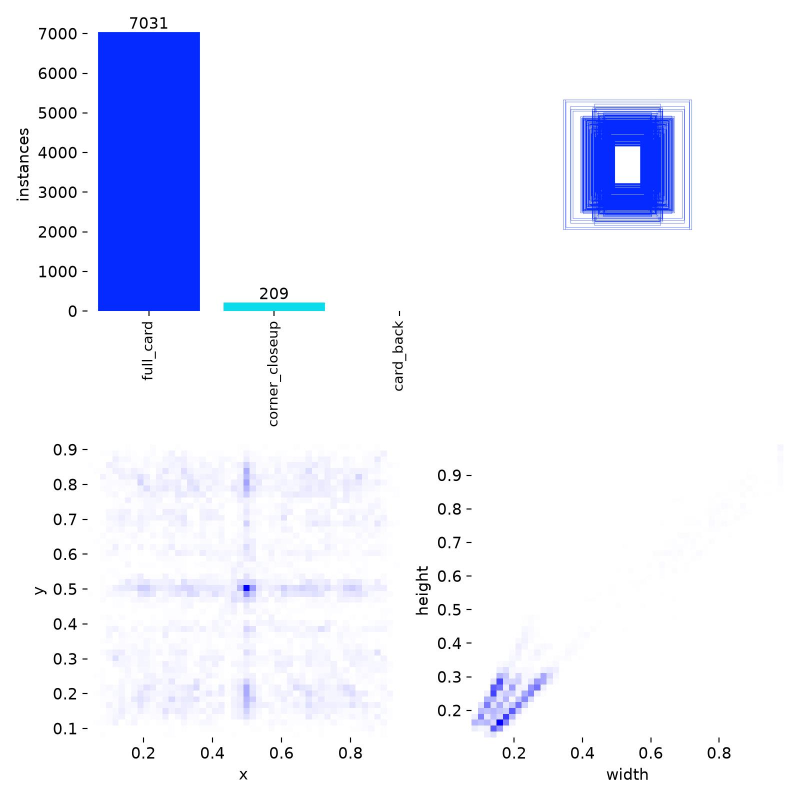
#> input picture tools/vellum-ai/models/card_detect_v2/labels.jpg, 1600 x 1600 px, found by its file name (shown at 1/2 size)
$ python bootstrap_from_inbox.py
#> lines starting #> are read from the running program, lines starting #| are printed output that depends on the picture; after the words box and inside, x2 and y2 are one past the last pixel; in counts of white or black regions, pixels touching at a corner belong together; pictures that were not available may be replaced by others from this repository, and a replacement may not be noted
#> in bootstrap, bgr is the input picture: shape (1600, 1600, 3); mean B, G, R 252.5, 239.2, 236.8
#!/usr/bin/env python3
"""Bootstrap YOLO labels from a flat inbox of stand / corner / back photos.

Class taxonomy (must match dataset.yaml):
  0 full_card       — entire card face visible (listing / identity front)
  1 corner_closeup  — partial / macro corner (never a front)
  2 card_back       — English Pokémon reverse

Heuristics mirror the Node shotKind signals (edge span, blue field, fill)
so training data teaches the detector the same corner≠front distinction.
"""

from __future__ import annotations

import argparse
import random
from pathlib import Path
from typing import List, Optional, Tuple

import cv2
import numpy as np

HERE = Path(__file__).resolve().parent
DEFAULT_DATA = HERE.parent.parent.parent / "data" / "vellum-detect"
DEFAULT_INBOX = Path.home() / "PokemonCardsInbox"

CLASS_FULL = 0
CLASS_CORNER = 1
CLASS_BACK = 2


def _yolo_line(cls: int, xc: float, yc: float, bw: float, bh: float) -> str:
    return f"{cls} {xc:.6f} {yc:.6f} {bw:.6f} {bh:.6f}\n"


def _clamp_box(xc: float, yc: float, bw: float, bh: float) -> Tuple[float, float, float, float]:
    bw = min(max(bw, 1e-3), 0.999)
    bh = min(max(bh, 1e-3), 0.999)
    xc = min(max(xc, bw / 2), 1 - bw / 2)
    yc = min(max(yc, bh / 2), 1 - bh / 2)
    return xc, yc, bw, bh


def estimate_card_bbox_xywh(image_bgr: np.ndarray) -> Tuple[float, float, float, float]:
    """Return YOLO-normalized xc yc w h for the main non-background region."""
    h, w = image_bgr.shape[:2]
    small = cv2.resize(image_bgr, (160, 210), interpolation=cv2.INTER_AREA)
    gray = cv2.cvtColor(small, cv2.COLOR_BGR2GRAY)
    # Adaptive: darkest 15% as mat-ish background
    thr = float(np.percentile(gray, 15)) + 18.0
    thr = min(max(thr, 35.0), 90.0)
    mask = (gray >= thr).astype(np.uint8) * 255
    mask = cv2.morphologyEx(mask, cv2.MORPH_CLOSE, np.ones((5, 5), np.uint8), iterations=2)
    contours, _ = cv2.findContours(mask, cv2.RETR_EXTERNAL, cv2.CHAIN_APPROX_SIMPLE)
    if not contours:
        return 0.5, 0.5, 0.7, 0.85
    contour = max(contours, key=cv2.contourArea)
    x, y, bw, bh = cv2.boundingRect(contour)
    # Map back to original normalized coords
    sx, sy = w / small.shape[1], h / small.shape[0]
    x1, y1 = x * sx, y * sy
    x2, y2 = (x + bw) * sx, (y + bh) * sy
    # Pad slightly
    pad_x, pad_y = 0.02 * w, 0.02 * h
    x1 = max(0, x1 - pad_x)
    y1 = max(0, y1 - pad_y)
    x2 = min(w, x2 + pad_x)
    y2 = min(h, y2 + pad_y)
    xc = ((x1 + x2) / 2) / w
    yc = ((y1 + y2) / 2) / h
    return _clamp_box(xc, yc, (x2 - x1) / w, (y2 - y1) / h)


def classify_shot_role(image_bgr: np.ndarray) -> Tuple[int, dict]:
    """Heuristic role label aligned with src/photos/shotKind.js."""
    h, w = image_bgr.shape[:2]
#> h = 1600; w = 1600
    sample = cv2.resize(image_bgr, (120, 160), interpolation=cv2.INTER_AREA)
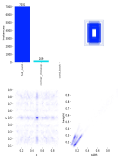
#> sample: shape (160, 120, 3); mean B, G, R 252.5, 239.2, 236.8
    sh, sw = sample.shape[:2]
#> sh = 160; sw = 120
    rgb = cv2.cvtColor(sample, cv2.COLOR_BGR2RGB).astype(np.float32)
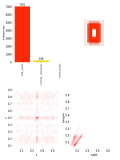
#> rgb: shape (160, 120, 3) float32; mean B, G, R 236.8, 239.2, 252.5
    gray = cv2.cvtColor(sample, cv2.COLOR_BGR2GRAY).astype(np.float32)

    blue = (
        (rgb[:, :, 2] > rgb[:, :, 0] + 15)
        & (rgb[:, :, 2] > rgb[:, :, 1] + 10)
        & (rgb[:, :, 2] > 60)
    )
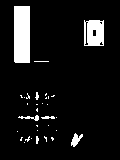
#> blue: shape (160, 120) bool; 8.8% white; 32 white regions (26 under 20 px), largest, box (x1, y1, x2, y2) and area: (14, 6, 30, 63) 911, (84, 20, 104, 46) 458, (71, 133, 83, 147) 86, (18, 115, 39, 121) 54, (41, 116, 55, 119) 32, (35, 92, 39, 100) 20
    blue_frac = float(blue.mean())
#> blue_frac = 0.0878

    y0, y1 = int(sh * 0.15), int(sh * 0.85)
#> y0 = 24; y1 = 136
    x0, x1 = int(sw * 0.15), int(sw * 0.85)
#> x0 = 18; x1 = 102
    col = np.zeros(sw, dtype=np.float32)
#> col = 120 values from 0 to 0
    row = np.zeros(sh, dtype=np.float32)
#> row = 160 values from 0 to 0
    for x in range(1, sw - 1):
        col[x] = float(np.mean(np.abs(gray[y0:y1, x] - gray[y0:y1, x - 1])))
#> after the loop, col = 120 values, max 69.33 at index 30, min 0 at index 0, mean 4.55
    for y in range(1, sh - 1):
        row[y] = float(np.mean(np.abs(gray[y, x0:x1] - gray[y - 1, x0:x1])))
#> after the loop, row = 160 values, max 36.01 at index 62, min 0 at index 0, mean 3.09

    def _smooth(arr: np.ndarray, radius: int = 2) -> np.ndarray:
#> called with arr = array of shape (120,), radius = 2
        out = np.zeros_like(arr)
#> out = 120 values from 0 to 0
        for i in range(len(arr)):
            lo, hi = max(0, i - radius), min(len(arr), i + radius + 1)
            out[i] = arr[lo:hi].mean()
#> this loop made 120 passes
#> lo on passes 1 to 12: 0, 0, 0, 1, 2, 3, 4, 5, 6, 7, 8, 9
#> after the loop, out = 120 values, max 17.75 at index 13, min 0.0607 at index 115, mean 4.55
        return out

    col_s, row_s = _smooth(col), _smooth(row)
#> the loop in _smooth (call 2), `for i in range(len(arr)):` made 160 passes
#> col_s has the same summary as out in _smooth; row_s = 160 values, max 13.23 at index 62, min 0 at index 0, mean 3.09
    left = col_s[3 : int(sw * 0.45)]
#> left = 51 values, max 17.75 at index 10, min 0.962 at index 50, mean 6.35
    right = col_s[int(sw * 0.55) : sw - 3]
#> right = 51 values, max 10.68 at index 1, min 0.0607 at index 49, mean 3.32
    top = row_s[3 : int(sh * 0.45)]
#> top = 69 values, max 13.23 at index 59, min 0 at index 7, mean 2.9
    bot = row_s[int(sh * 0.55) : sh - 3]
#> bot = 69 values, max 9.99 at index 63, min 0.36 at index 0, mean 3.95
    i_l = int(np.argmax(left)) + 3
#> i_l = 13
    i_r = int(np.argmax(right)) + int(sw * 0.55)
#> i_r = 67
    i_t = int(np.argmax(top)) + 3
#> i_t = 62
    i_b = int(np.argmax(bot)) + int(sh * 0.55)
#> i_b = 151
    width_frac = (i_r - i_l) / sw
#> width_frac = 0.45
    height_frac = (i_b - i_t) / sh
#> height_frac = 0.556
    card_aspect = width_frac / max(height_frac, 1e-3)
#> card_aspect = 0.809

    p10 = float(np.percentile(gray, 10))
#> p10 = 224
    dark_thresh = min(70.0, max(40.0, p10 + 18.0))
#> dark_thresh = 70
    nondark = gray >= dark_thresh
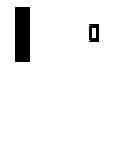
#> nondark: shape (160, 120) bool; 95% white; 2 black regions, box (x1, y1, x2, y2) and area: (15, 7, 30, 62) 825, (89, 24, 99, 42) 138
    edge = 6
    edge_mask = np.zeros_like(gray, dtype=bool)
    edge_mask[:edge, :] = True
    edge_mask[-edge:, :] = True
    edge_mask[:, :edge] = True
    edge_mask[:, -edge:] = True
    edge_card_ratio = float(nondark[edge_mask].mean()) if edge_mask.any() else 1.0
#> edge_card_ratio = 1
    ys, xs = np.where(nondark)
#> ys = 18237 values from 0 to 159; xs = 18237 values, max 119 at index 119, min 0 at index 0, mean 60.94
    if len(xs) == 0:
        offset = 0.5
        inset = False
        coverage = 0.0
    else:
        cx, cy = float(xs.mean()) / sw, float(ys.mean()) / sh
#> cx = 0.508; cy = 0.512
        offset = float(np.hypot(cx - 0.5, cy - 0.5))
#> offset = 0.0143
        inset = int(xs.min()) > 4 and int(ys.min()) > 4 and int(xs.max()) < sw - 5 and int(ys.max()) < sh - 5
#> inset = False
        coverage = float(nondark.mean())
#> coverage = 0.95

    looks_blue_back = blue_frac > 0.12 and width_frac >= 0.4
#> looks_blue_back = False
    looks_mat_front = (
        inset and 0.35 <= coverage <= 0.82 and offset < 0.12 and width_frac >= 0.55 and blue_frac < 0.12
    )
#> looks_mat_front = False
    card_aspect_ok = 0.55 <= card_aspect <= 1.05
#> card_aspect_ok = True
    looks_rect_front = (
        not looks_blue_back
        and width_frac >= 0.55
        and height_frac >= 0.55
        and card_aspect_ok
        and offset < 0.14
    )
#> looks_rect_front = False
    looks_stand_front = (
        not looks_blue_back
        and 0.58 <= width_frac <= 0.88
        and 0 < height_frac < 0.52
        and offset < 0.1
    )
#> looks_stand_front = False

    meta = {
        "blue_frac": blue_frac,
        "width_frac": width_frac,
        "height_frac": height_frac,
        "edge_card_ratio": edge_card_ratio,
        "offset": offset,
        "coverage": coverage,
    }
#> meta = {'blue_frac': 0.0878, 'width_frac': 0.45, 'height_frac': 0.556, 'edge_card_ratio': 1, 'offset': 0.0143, 'coverage': 0.95}

    if looks_blue_back:
        return CLASS_BACK, meta
    if looks_mat_front or looks_rect_front or looks_stand_front:
        return CLASS_FULL, meta
    return CLASS_CORNER, meta


def _list_images(inbox: Path) -> List[Path]:
    exts = {".jpg", ".jpeg", ".png", ".webp"}
    files = [p for p in inbox.iterdir() if p.is_file() and p.suffix.lower() in exts]
    files.sort(key=lambda p: p.name.lower())
    return files


def bootstrap(
    inbox: Path,
    data_root: Path,
    val_ratio: float = 0.2,
    seed: int = 42,
    limit: Optional[int] = None,
    clear: bool = True,
) -> dict:
    """Copy inbox images into train/val with YOLO labels. Returns counts."""
    rng = random.Random(seed)
    images = _list_images(inbox)
    if limit is not None:
        images = images[:limit]
    if not images:
        raise SystemExit(f"No images in inbox: {inbox}")

    for split in ("train", "val"):
        (data_root / "images" / split).mkdir(parents=True, exist_ok=True)
        (data_root / "labels" / split).mkdir(parents=True, exist_ok=True)
        if clear:
            for p in (data_root / "images" / split).glob("*"):
                if p.name.startswith("synth_"):
                    continue
                p.unlink(missing_ok=True)
            for p in (data_root / "labels" / split).glob("*"):
                if p.name.startswith("synth_"):
                    continue
                p.unlink(missing_ok=True)

    counts = {CLASS_FULL: 0, CLASS_CORNER: 0, CLASS_BACK: 0, "train": 0, "val": 0}
    for img_path in images:
        bgr = cv2.imread(str(img_path))
        if bgr is None:
            continue
        cls, _meta = classify_shot_role(bgr)
#> cls = 1
        xc, yc, bw, bh = estimate_card_bbox_xywh(bgr)
#> in estimate_card_bbox_xywh, `small = cv2.resize(image_bgr, (160, 210), interpolation=cv2.INTER_AREA)`:
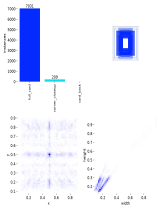
#> small: shape (210, 160, 3); mean B, G, R 252.5, 239.2, 236.8
#> in estimate_card_bbox_xywh, `gray = cv2.cvtColor(small, cv2.COLOR_BGR2GRAY)`:
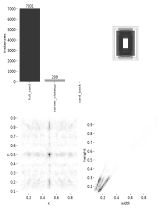
#> gray: shape (210, 160); min 43, max 255, mean 240
#> in estimate_card_bbox_xywh, `thr = float(np.percentile(gray, 15)) + 18.0`: thr = 265
#> in estimate_card_bbox_xywh, `thr = min(max(thr, 35.0), 90.0)`: thr = 90
#> in estimate_card_bbox_xywh, `mask = (gray >= thr).astype(np.uint8) * 255`: mask: shape (210, 160); 94.8% white; 4 black regions (2 under 20 px), largest, box (x1, y1, x2, y2) and area: (20, 9, 40, 81) 1440, (118, 31, 133, 56) 308
#> in estimate_card_bbox_xywh, `mask = cv2.morphologyEx(mask, cv2.MORPH_CLOSE, np.ones((5, 5), np.uint..`:
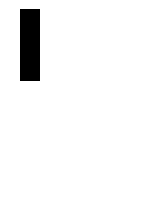
#> mask: shape (210, 160); 95.7% white; 1 black region, box (x1, y1, x2, y2) and area: (20, 9, 40, 81) 1440
#> in estimate_card_bbox_xywh, `contours, _ = cv2.findContours(mask, cv2.RETR_EXTERNAL, cv2.CHAIN_APPR..`: contours = [[[0, 0], [0, 209], [159, 209], [159, 0]]]
#> in estimate_card_bbox_xywh, `contour = max(contours, key=cv2.contourArea)`: contour = [[0, 0], [0, 209], [159, 209], [159, 0]]
#> in estimate_card_bbox_xywh, `x, y, bw, bh = cv2.boundingRect(contour)`: x = 0; bw = 160; bh = 210
#> in estimate_card_bbox_xywh, `x1, y1 = x * sx, y * sy`: x1 = 0
#> in estimate_card_bbox_xywh, `x2, y2 = (x + bw) * sx, (y + bh) * sy`: x2 = 1600
#> in estimate_card_bbox_xywh, `xc = ((x1 + x2) / 2) / w`: xc = 0.5
#> xc = 0.5; yc = 0.5; bw = 0.999; bh = 0.999
        # Corners that nearly fill the frame: keep a large box but force class 1.
        if cls == CLASS_CORNER and bw * bh > 0.85:
            # Still label the visible region; class teaches role.
            pass

        split = "val" if rng.random() < val_ratio else "train"
        stem = f"inbox_{img_path.stem}"
        dest_img = data_root / "images" / split / f"{stem}.jpg"
        dest_lbl = data_root / "labels" / split / f"{stem}.txt"
        # Normalize to jpg
        cv2.imwrite(str(dest_img), bgr, [int(cv2.IMWRITE_JPEG_QUALITY), 92])
        dest_lbl.write_text(_yolo_line(cls, xc, yc, bw, bh), encoding="utf-8")
        counts[cls] += 1
        counts[split] += 1

    return counts


def main() -> None:
    parser = argparse.ArgumentParser(description=__doc__)
    parser.add_argument("--inbox", type=Path, default=DEFAULT_INBOX)
    parser.add_argument("--data", type=Path, default=DEFAULT_DATA)
    parser.add_argument("--val-ratio", type=float, default=0.2)
    parser.add_argument("--seed", type=int, default=42)
    parser.add_argument("--limit", type=int, default=None)
    parser.add_argument("--keep-existing", action="store_true")
    args = parser.parse_args()

    counts = bootstrap(
        args.inbox,
        args.data,
        val_ratio=args.val_ratio,
        seed=args.seed,
        limit=args.limit,
        clear=not args.keep_existing,
    )
#> counts = {0: 0, 1: 1, 2: 0, 'train': 1, 'val': 0}
    print(
        "Bootstrap complete:",
        f"full_card={counts[CLASS_FULL]}",
        f"corner_closeup={counts[CLASS_CORNER]}",
        f"card_back={counts[CLASS_BACK]}",
        f"train={counts['train']}",
        f"val={counts['val']}",
        f"-> {args.data}",
    )
#| Bootstrap complete: full_card=0 corner_closeup=1 card_back=0 train=1 val=0 -> data/vellum-detect
    if counts[CLASS_CORNER] < 10 or counts[CLASS_FULL] < 5:
        print(
            "WARNING: class counts are low — label more stand + corner photos before trusting the model."
        )


if __name__ == "__main__":
    main()
